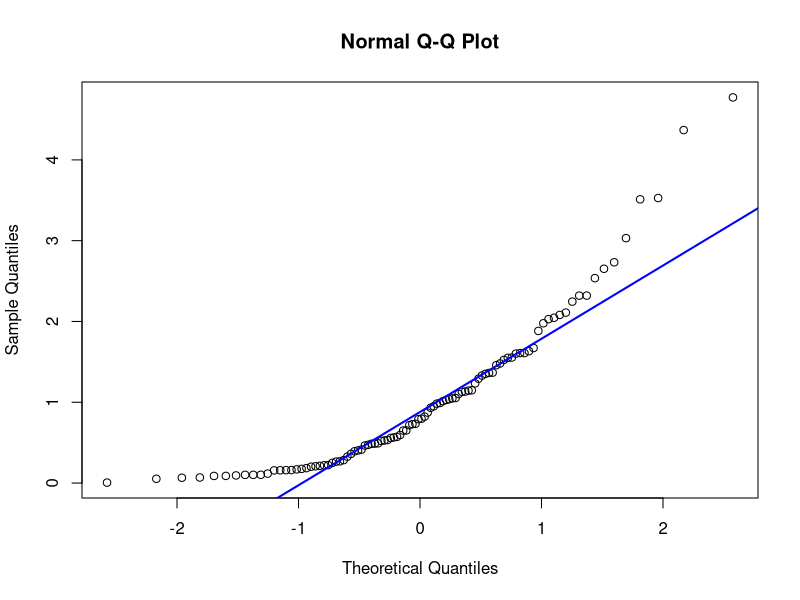
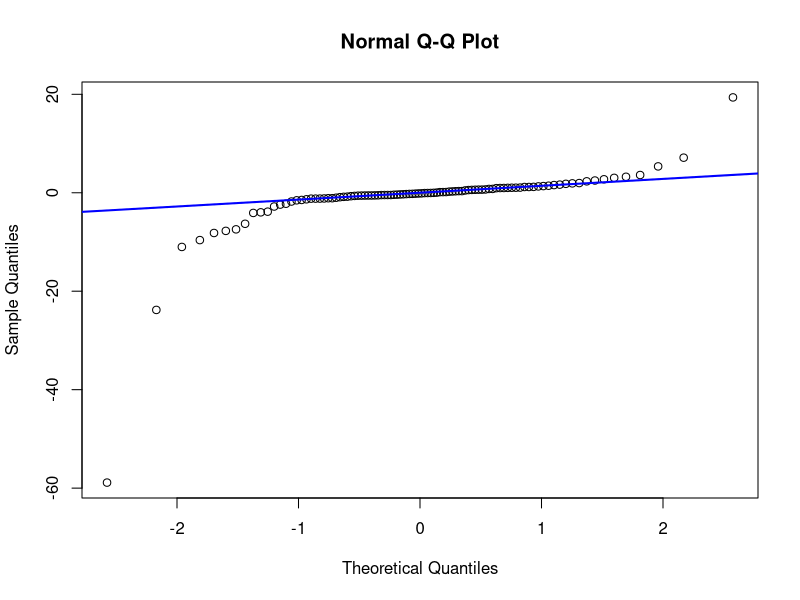
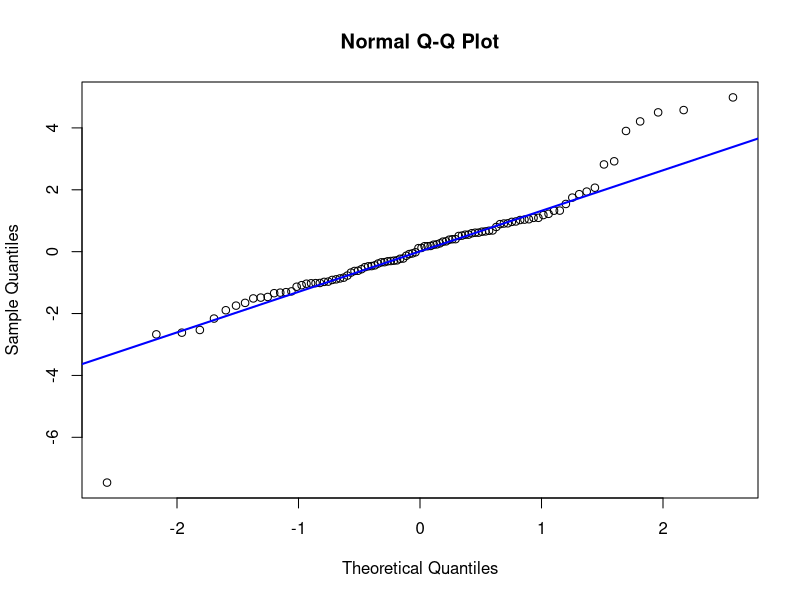
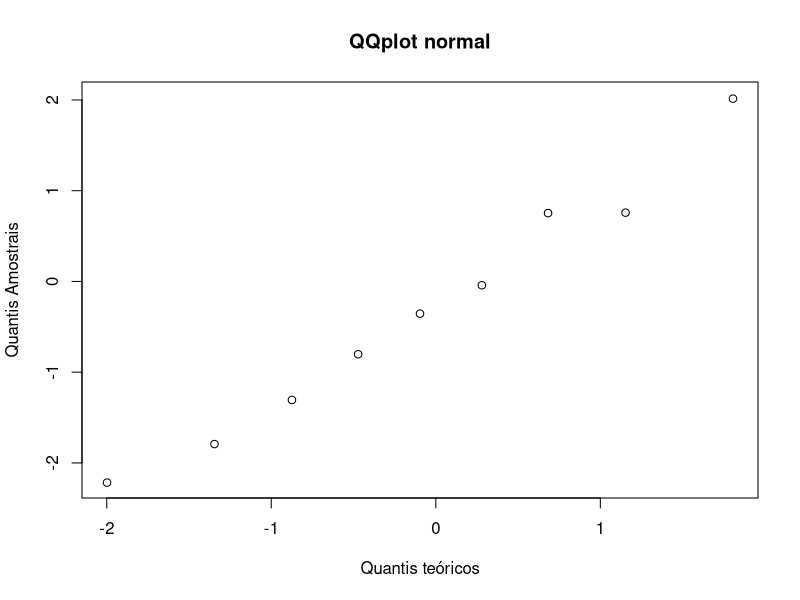
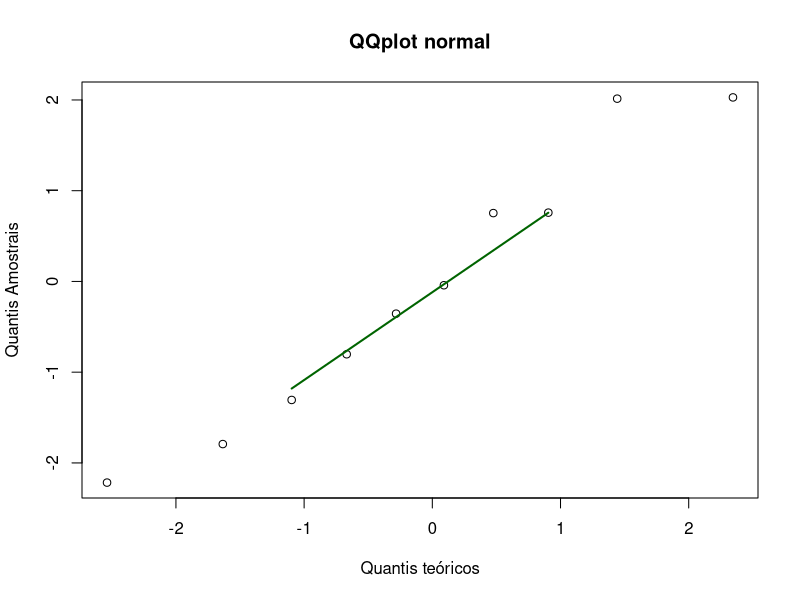
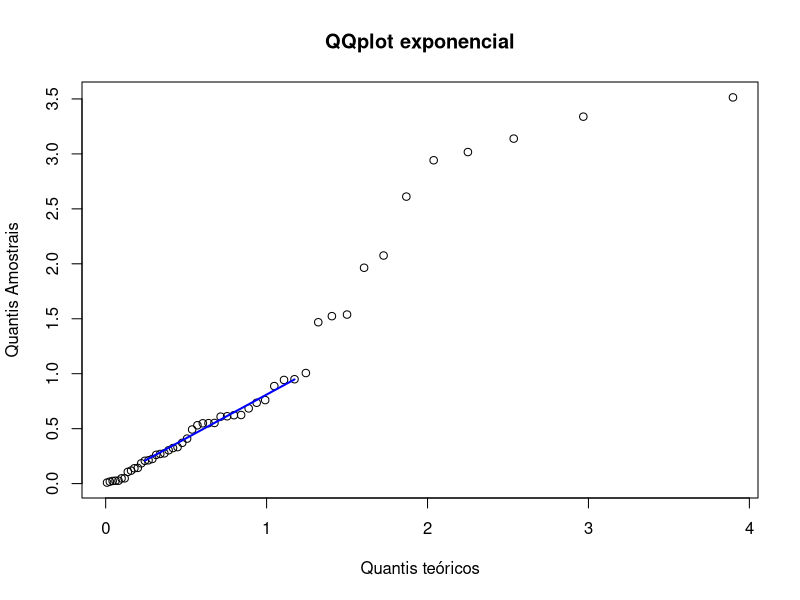
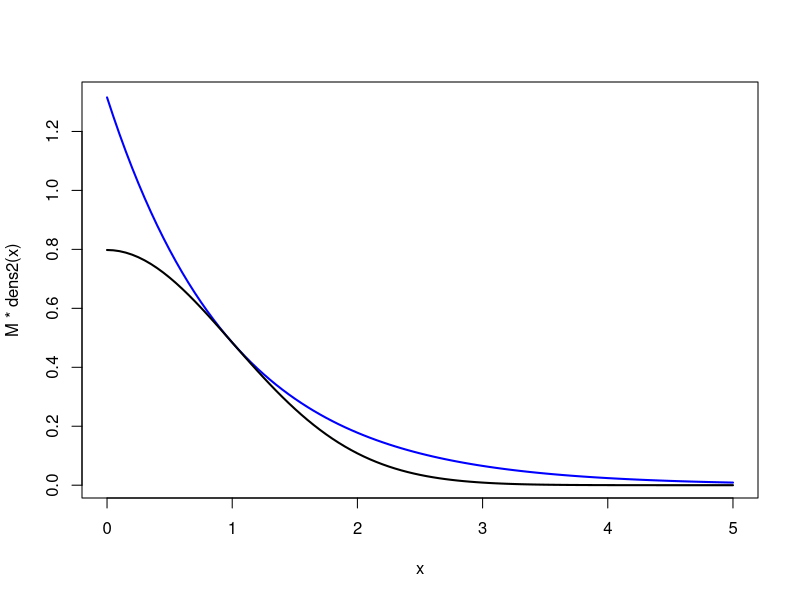
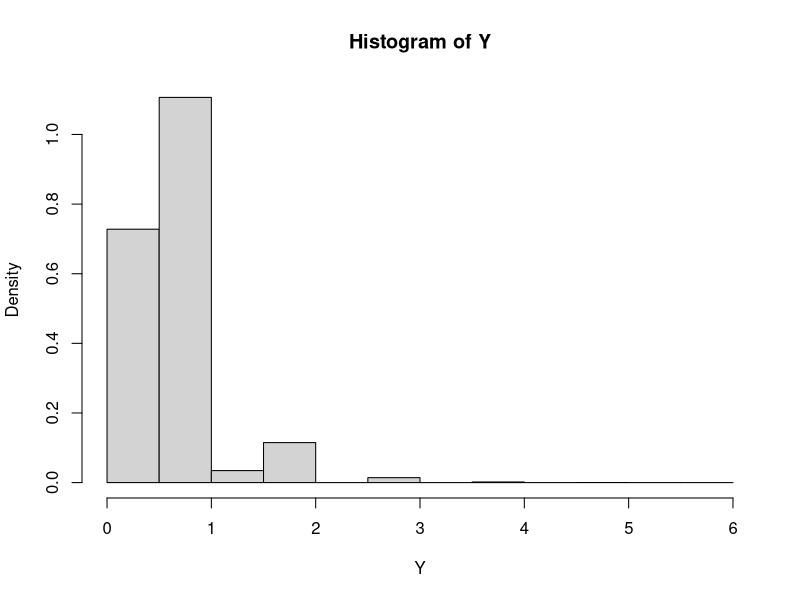

Write the R code that produced these figures, in order.
# Q-Q PLOT ----
##exemplos exp, cauchy, t de student
amostra<- rexp(100)
qqnorm(amostra)
qqline(amostra,lwd=2,col="blue")

amostra<- rcauchy(100)
qqnorm(amostra)
qqline(amostra, lwd=2,col="blue")

amostra<- rt(100,3)
qqnorm(amostra)
qqline(amostra, lwd=2,col="blue")

set.seed(666)
X <- rnorm(10)
##QQplot usa as estatisticas de ordem de uma amostra e seus quantis
#em relação ao valor teorico (no caso de QQnorm, o quantil normal)
q.amostra <- X
q.teorico <- qnorm(rank(X)/10, mean(X), sd(X))

plot(x=q.teorico,y=q.amostra,main="QQplot normal",xlab="Quantis teóricos",
     ylab="Quantis Amostrais")

#alternativa --
probs <- (rank(X)-0.5)/length(X)
q.teorico<- qnorm(probs, mean(X),sd(X))
plot(x=q.teorico,y=q.amostra,main="QQplot normal",xlab="Quantis teóricos",
     ylab="Quantis Amostrais")
lines(x=qnorm(c(0.25,0.75),mean(X),sd(X)),y=quantile(X,c(0.25,0.75)),col="darkgreen",lwd=2)

#Exponencial
set.seed(666)
X<- rexp(50)
probs<- (rank(X)-0.5)/length(X)
q.amostra<-X
##estimador do parametro da exponencial: lambdachapeu = 1/Xbarra
q.teorico<- qexp(probs, rate=1/mean(X))
plot(x=q.teorico,y=q.amostra,main="QQplot exponencial",xlab="Quantis teóricos",
     ylab="Quantis Amostrais")
lines(x=qexp(c(0.25,0.75),1/mean(X)),y=quantile(X,c(0.25,0.75)),col="blue",lwd=2)

## METODO DA ACEITAÇÃO-REJEIÇÃO

dens1<- function(x){
  men<- x<0
  dens <- numeric(length(x))
  dens[men]<- 0
  dens[!men]<- 2 * exp(-x**2/2) / sqrt(2*pi)
  return(dens)
}
dens2<- function(y){
  men<- y<0
  dens <- numeric(length(y))
  dens[men]<- 0
  dens[!men]<- exp(-y)
  return(dens)
}
#na razao fX/fY, o máximo foi p/ x=1, onde: 
M<-sqrt(2)*exp(1/2)/sqrt(pi)
#é a razao maxima

curve(M*dens2(x),from=0,to=5,col="blue",lwd=2)
curve(dens1(x),from=0,to=5,lwd=2,add=T)

#ALGORITMO:
#1: GERAR Y ~ exp(1)
gera <- function(){
  Y<- 0
  U<- 20
  cont<- 0
  while(M*U>dens1(Y)/dens2(Y)){
    U <- runif(1)
    V <- runif(1)
    X <- -log(U)
    Y <- V*exp(-X)*M
    cont<- cont+1
  }
  return(c(Y,cont))
}
Y<-replicate(1E4,gera())
hist(Y,freq=F,breaks=20)

mean(Y[2,])

#GERAR UMA Y~Beta(2,5)
#moda dessa beta seria 1/5=0.2
curve(dbeta(x,2,5),from=0,to=1)
points(0.2,dbeta(0.2,shape1=2,shape2=5),pch=19)
M<- dbeta(0.2,shape1=2,shape2=5)
#taxa de aceitacao = 1/M
#gy: uniforme
#meio fraca essa taxa...

#### EXEMPLO 2.2 CASELLA (2010) pg. 62/297(46) ----
#Sejam Xi's V.A's iid Exponencial(1), entao tres distribuições padrão podem
#ser obtidas por essas mesmas.
# Y1= 2*sum(Xi,de: i=1, até: r) ~ Chisq(2*r)
# Y2= beta*sum(Xi,de: i=1, até: alfa) ~ Gama(alfa,beta)
# Y3= sum(Xi,de: i=1, até: alfa)/sum(Xi,de: i=1, até: alfa+beta) ~ Beta(alfa,beta)
####

#U ~ Unif(0,1)
#Fx ~ beta(2.7,6.3)
#Gy ~ beta(2,6)
#Aceita-se U <= f(Y)/(M*g(y))

#deseja-se maximizar a razao fX(y)/gX(y):
razao <- function(x){
  dbeta(x, 2.7,6.3)/dbeta(x,2,6)
}

#ALTERNATIVA PARA DERIVACAO E MAXIMIZACAO À MÃO
M<-optimise(razao,maximum=T,interval=c(0,1))$objective

curve(M*dbeta(x,2,6),col='blue',lwd=2 )
curve(dbeta(x, 2.7,6.3),add=T,lwd=2)
legend(x="topright",legend=c("M*g","f"),col=c("blue","black"),lwd=2)

## METODO 1 - gerando um monte e verificando quais sao aceitas
n<- 2500
set.seed(666)
MU<- M*runif(n)
Y<- rbeta(n,2,6)
aceita <- MU<= razao(Y)
X <- Y[aceita]
taxa <- mean(aceita)
###
hist(X,freq=F)
curve(dbeta(x, 2.7,6.3),add=T,lwd=2,col="red")

### GRAFICO ACEITACAO REJEICAO
curve(M*dbeta(x,2,6),col='blue',lwd=2 )
curve(dbeta(x, 2.7,6.3),add=T,lwd=2)
#pontos aceitos
ordenadas<- MU*dbeta(Y,2,6)
points(X, ordenadas[aceita],cex=0.85)
#pontos rejeitados
points(Y[!aceita],ordenadas[!aceita],cex=0.85,col='blue')


## METODO 2 - gerando e validando com while
gera<- function(){
  U<- 10
  Y<- 0.1
  while(M*U>razao(Y)){
    U<- runif(1)
    Y<- rbeta(1,2,6)
  }
  return(Y)
}

X<- replicate(1E4,gera())
hist(X, freq=F,col="grey90",breaks=20)
curve(dbeta(x, 2.7,6.3),add=T,lwd=2,col="red")


## O "tempo" T  entre eventos numa poisson é uma V.A exponencial
#que nao tem memoria, assim como a geometrica(que e discreta)
#Se U~Unif(0,1)
#T =  -log(U)/l ~ exp(l)


#prox aula geracao de discreta?